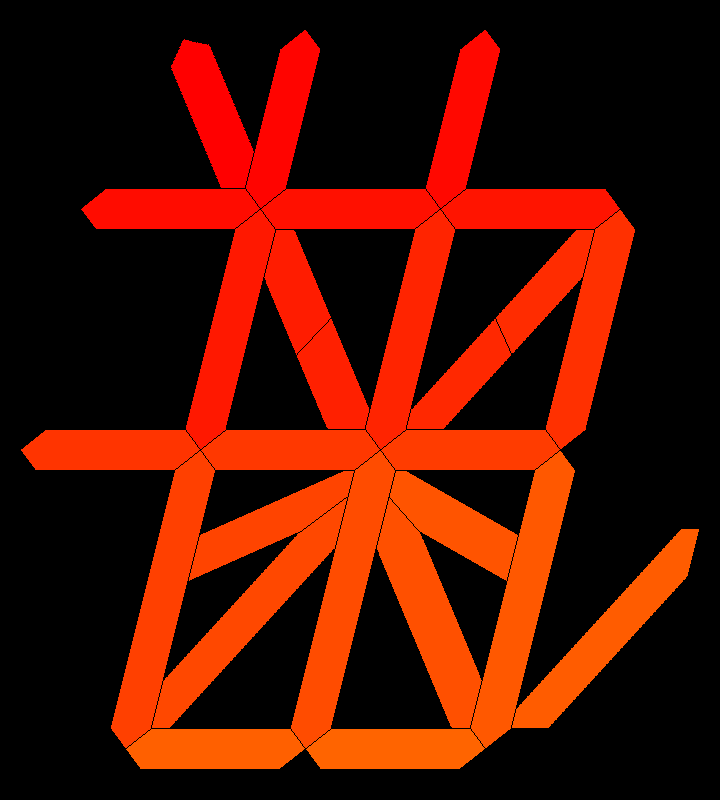
#> input picture template.png, 720 x 800 px
$ python makechars.py
#> lines starting #> are read from the running program, lines starting #| are printed output that depends on the picture
from PIL import Image
import sys
import os

output_folder = "output"

if not os.path.exists(output_folder):
    os.mkdir(output_folder)

data = {}
# In order to show which segment is which:
#data["01"] =       	[1, 0, 0, 0, 0, 0, 0, 0, 0, 0, 0, 0, 0, 0, 0, 0, 0, 0, 0, 0, 0, 0, 0, 0, 0, 0]
#data["02"] =       	[0, 1, 0, 0, 0, 0, 0, 0, 0, 0, 0, 0, 0, 0, 0, 0, 0, 0, 0, 0, 0, 0, 0, 0, 0, 0]
#data["03"] =       	[0, 0, 1, 0, 0, 0, 0, 0, 0, 0, 0, 0, 0, 0, 0, 0, 0, 0, 0, 0, 0, 0, 0, 0, 0, 0]
#data["04"] =       	[0, 0, 0, 1, 0, 0, 0, 0, 0, 0, 0, 0, 0, 0, 0, 0, 0, 0, 0, 0, 0, 0, 0, 0, 0, 0]
#data["05"] =       	[0, 0, 0, 0, 1, 0, 0, 0, 0, 0, 0, 0, 0, 0, 0, 0, 0, 0, 0, 0, 0, 0, 0, 0, 0, 0]
#data["06"] =       	[0, 0, 0, 0, 0, 1, 0, 0, 0, 0, 0, 0, 0, 0, 0, 0, 0, 0, 0, 0, 0, 0, 0, 0, 0, 0]
#data["07"] =       	[0, 0, 0, 0, 0, 0, 1, 0, 0, 0, 0, 0, 0, 0, 0, 0, 0, 0, 0, 0, 0, 0, 0, 0, 0, 0]
#data["08"] =       	[0, 0, 0, 0, 0, 0, 0, 1, 0, 0, 0, 0, 0, 0, 0, 0, 0, 0, 0, 0, 0, 0, 0, 0, 0, 0]
#data["09"] =       	[0, 0, 0, 0, 0, 0, 0, 0, 1, 0, 0, 0, 0, 0, 0, 0, 0, 0, 0, 0, 0, 0, 0, 0, 0, 0]
#data["10"] =       	[0, 0, 0, 0, 0, 0, 0, 0, 0, 1, 0, 0, 0, 0, 0, 0, 0, 0, 0, 0, 0, 0, 0, 0, 0, 0]
#data["11"] =       	[0, 0, 0, 0, 0, 0, 0, 0, 0, 0, 1, 0, 0, 0, 0, 0, 0, 0, 0, 0, 0, 0, 0, 0, 0, 0]
#data["12"] =       	[0, 0, 0, 0, 0, 0, 0, 0, 0, 0, 0, 1, 0, 0, 0, 0, 0, 0, 0, 0, 0, 0, 0, 0, 0, 0]
#data["13"] =       	[0, 0, 0, 0, 0, 0, 0, 0, 0, 0, 0, 0, 1, 0, 0, 0, 0, 0, 0, 0, 0, 0, 0, 0, 0, 0]
#data["14"] =       	[0, 0, 0, 0, 0, 0, 0, 0, 0, 0, 0, 0, 0, 1, 0, 0, 0, 0, 0, 0, 0, 0, 0, 0, 0, 0]
#data["15"] =       	[0, 0, 0, 0, 0, 0, 0, 0, 0, 0, 0, 0, 0, 0, 1, 0, 0, 0, 0, 0, 0, 0, 0, 0, 0, 0]
#data["16"] =       	[0, 0, 0, 0, 0, 0, 0, 0, 0, 0, 0, 0, 0, 0, 0, 1, 0, 0, 0, 0, 0, 0, 0, 0, 0, 0]
#data["17"] =       	[0, 0, 0, 0, 0, 0, 0, 0, 0, 0, 0, 0, 0, 0, 0, 0, 1, 0, 0, 0, 0, 0, 0, 0, 0, 0]
#data["18"] =       	[0, 0, 0, 0, 0, 0, 0, 0, 0, 0, 0, 0, 0, 0, 0, 0, 0, 1, 0, 0, 0, 0, 0, 0, 0, 0]
#data["19"] =       	[0, 0, 0, 0, 0, 0, 0, 0, 0, 0, 0, 0, 0, 0, 0, 0, 0, 0, 1, 0, 0, 0, 0, 0, 0, 0]
#data["20"] =       	[0, 0, 0, 0, 0, 0, 0, 0, 0, 0, 0, 0, 0, 0, 0, 0, 0, 0, 0, 1, 0, 0, 0, 0, 0, 0]
#data["21"] =       	[0, 0, 0, 0, 0, 0, 0, 0, 0, 0, 0, 0, 0, 0, 0, 0, 0, 0, 0, 0, 1, 0, 0, 0, 0, 0]
#data["22"] =       	[0, 0, 0, 0, 0, 0, 0, 0, 0, 0, 0, 0, 0, 0, 0, 0, 0, 0, 0, 0, 0, 1, 0, 0, 0, 0]
#data["23"] =       	[0, 0, 0, 0, 0, 0, 0, 0, 0, 0, 0, 0, 0, 0, 0, 0, 0, 0, 0, 0, 0, 0, 1, 0, 0, 0]
#data["24"] =       	[0, 0, 0, 0, 0, 0, 0, 0, 0, 0, 0, 0, 0, 0, 0, 0, 0, 0, 0, 0, 0, 0, 0, 1, 0, 0]
#data["25"] =       	[0, 0, 0, 0, 0, 0, 0, 0, 0, 0, 0, 0, 0, 0, 0, 0, 0, 0, 0, 0, 0, 0, 0, 0, 1, 0]
#data["26"] =       	[0, 0, 0, 0, 0, 0, 0, 0, 0, 0, 0, 0, 0, 0, 0, 0, 0, 0, 0, 0, 0, 0, 0, 0, 0, 1]
data["a"] =     	[0, 0, 0, 0, 1, 1, 0, 0, 0, 0, 1, 1, 0, 0, 0, 0, 0, 0, 0, 1, 0, 0, 0, 0, 0, 0]
data["i"] =     	[0, 0, 0, 0, 0, 0, 0, 0, 0, 0, 1, 1, 0, 0, 0, 0, 0, 1, 0, 1, 0, 0, 0, 0, 0, 0]
data["u"] =     	[0, 0, 1, 0, 1, 1, 1, 0, 0, 0, 0, 0, 1, 0, 0, 0, 0, 0, 0, 0, 0, 0, 1, 0, 0, 0]
data["e"] =     	[0, 0, 0, 0, 1, 1, 0, 0, 0, 1, 0, 0, 0, 0, 0, 0, 0, 0, 0, 1, 0, 0, 0, 0, 1, 1]
data["o"] =     	[0, 0, 1, 0, 1, 1, 0, 0, 0, 1, 0, 0, 0, 0, 0, 0, 0, 1, 0, 1, 0, 0, 0, 0, 0, 0]
data["ka"] =       	[0, 1, 0, 1, 1, 1, 1, 0, 0, 0, 0, 0, 1, 0, 0, 0, 1, 0, 0, 0, 0, 0, 1, 0, 0, 0]
data["ki"] =       	[1, 0, 0, 1, 1, 0, 0, 1, 1, 0, 0, 0, 0, 0, 1, 1, 0, 0, 0, 0, 1, 0, 0, 0, 0, 0]
data["ku"] =       	[0, 1, 0, 0, 1, 1, 1, 0, 0, 0, 0, 0, 1, 0, 0, 0, 0, 0, 0, 0, 0, 0, 1, 0, 0, 0]
data["ke"] =       	[0, 1, 0, 0, 1, 1, 1, 0, 0, 1, 0, 0, 0, 0, 0, 0, 0, 0, 0, 1, 0, 0, 0, 0, 0, 0]
data["ko"] =       	[0, 0, 0, 0, 1, 1, 0, 0, 0, 0, 0, 0, 1, 0, 0, 0, 0, 0, 0, 0, 0, 0, 1, 0, 1, 1]
data["sa"] =       	[0, 1, 1, 1, 1, 1, 1, 0, 0, 1, 0, 0, 0, 0, 0, 0, 0, 0, 0, 1, 0, 0, 0, 0, 0, 0]
data["si"] =       	[0, 0, 0, 1, 0, 0, 0, 0, 0, 0, 1, 1, 0, 1, 0, 0, 0, 0, 1, 0, 0, 0, 0, 0, 0, 0]
data["su"] =       	[0, 0, 0, 0, 1, 1, 0, 0, 0, 0, 1, 1, 0, 0, 0, 0, 0, 0, 1, 0, 1, 0, 0, 0, 0, 0]
data["se"] =       	[0, 1, 0, 1, 1, 1, 1, 0, 0, 0, 0, 1, 0, 0, 0, 0, 1, 0, 0, 0, 0, 0, 0, 0, 1, 1]
data["so"] =       	[0, 0, 0, 0, 0, 0, 0, 1, 1, 0, 0, 0, 1, 0, 0, 0, 0, 0, 0, 0, 0, 0, 1, 0, 0, 0]
data["ta"] =       	[0, 1, 0, 0, 1, 1, 1, 0, 0, 0, 0, 0, 1, 0, 0, 1, 0, 0, 0, 0, 0, 0, 1, 0, 0, 0]
data["ti"] =       	[0, 0, 0, 0, 1, 1, 0, 0, 0, 1, 0, 0, 0, 0, 1, 1, 0, 0, 0, 1, 0, 0, 0, 0, 1, 0]
data["tu"] =       	[0, 0, 0, 0, 0, 0, 1, 0, 0, 1, 0, 0, 1, 0, 0, 0, 0, 0, 0, 0, 0, 0, 1, 0, 0, 0]
data["te"] =       	[0, 0, 0, 0, 1, 1, 0, 0, 0, 0, 0, 0, 0, 0, 1, 1, 0, 0, 0, 1, 0, 0, 0, 0, 1, 0]
#               	 \  |  |: -  -  -: |  `  .  |  ,  ´  |: -  -  -: |  -  /  |  \  -  |  /: -  -
data["to"] =       	[0, 0, 0, 0, 0, 0, 0, 0, 0, 1, 0, 0, 0, 0, 0, 0, 0, 0, 0, 1, 0, 1, 0, 0, 0, 0]
data["na"] =       	[0, 0, 1, 0, 1, 1, 0, 0, 0, 1, 0, 0, 0, 0, 0, 0, 0, 0, 0, 1, 0, 0, 0, 0, 1, 0]
data["ni"] =       	[0, 0, 0, 0, 1, 1, 0, 0, 0, 0, 0, 0, 0, 0, 0, 0, 0, 0, 0, 0, 0, 0, 0, 0, 1, 1]
data["nu"] =       	[0, 0, 0, 0, 1, 1, 0, 0, 1, 0, 1, 1, 0, 0, 0, 0, 0, 0, 1, 0, 0, 1, 0, 0, 0, 0]
data["ne"] =       	[0, 0, 1, 0, 1, 1, 0, 0, 0, 0, 1, 1, 0, 0, 0, 0, 0, 1, 0, 1, 0, 1, 0, 0, 0, 0]
data["no"] =       	[0, 0, 0, 0, 0, 0, 0, 0, 0, 1, 0, 0, 0, 0, 0, 0, 0, 0, 1, 0, 0, 0, 0, 0, 0, 0]
data["ha"] =       	[0, 0, 0, 0, 0, 0, 1, 0, 0, 0, 0, 0, 0, 0, 0, 0, 1, 0, 0, 0, 1, 0, 0, 0, 0, 0]
data["hi"] =       	[0, 0, 0, 0, 0, 0, 1, 0, 0, 0, 0, 0, 0, 0, 1, 1, 1, 0, 0, 0, 0, 0, 0, 0, 1, 1]
data["hu"] =       	[0, 0, 0, 0, 1, 1, 0, 0, 0, 0, 1, 1, 0, 0, 0, 0, 0, 0, 1, 0, 0, 0, 0, 0, 0, 0]
data["he"] =       	[0, 0, 0, 1, 0, 0, 0, 1, 1, 0, 0, 0, 0, 0, 0, 0, 0, 0, 0, 0, 1, 0, 0, 0, 0, 0]
data["ho"] =       	[0, 0, 1, 0, 1, 1, 0, 0, 0, 1, 0, 0, 0, 0, 0, 0, 1, 0, 0, 1, 0, 0, 1, 0, 0, 0]
data["ma"] =       	[0, 0, 0, 0, 1, 1, 0, 0, 1, 0, 1, 1, 0, 0, 0, 0, 0, 0, 0, 0, 1, 0, 0, 0, 0, 0]
data["mi"] =       	[0, 0, 0, 0, 1, 1, 0, 0, 0, 0, 0, 0, 0, 0, 1, 1, 0, 0, 0, 0, 0, 0, 0, 0, 1, 1]
data["mu"] =       	[0, 0, 0, 0, 0, 0, 1, 0, 0, 0, 0, 0, 0, 0, 0, 0, 1, 0, 0, 0, 1, 0, 0, 0, 1, 1]
data["me"] =       	[0, 0, 0, 0, 0, 0, 0, 0, 1, 0, 1, 1, 0, 0, 0, 0, 0, 0, 1, 0, 0, 1, 0, 0, 0, 0]
data["mo"] =       	[0, 0, 0, 0, 1, 1, 0, 0, 0, 1, 0, 0, 0, 0, 1, 1, 0, 0, 0, 1, 0, 0, 0, 0, 0, 1]
data["ya"] =       	[1, 0, 0, 1, 1, 1, 0, 1, 1, 0, 0, 1, 0, 0, 0, 0, 0, 0, 0, 0, 1, 0, 0, 0, 0, 0]
data["yu"] =       	[0, 0, 0, 0, 1, 0, 0, 0, 0, 1, 0, 0, 0, 0, 0, 0, 0, 0, 0, 1, 0, 0, 0, 0, 1, 1]
data["yo"] =       	[0, 0, 0, 0, 1, 1, 0, 0, 0, 0, 0, 0, 1, 0, 1, 1, 0, 0, 0, 0, 0, 0, 1, 0, 1, 1]
data["ra"] =       	[0, 0, 0, 0, 1, 1, 0, 0, 0, 0, 0, 0, 0, 0, 1, 1, 0, 0, 0, 0, 0, 0, 1, 0, 1, 1]
data["ri"] =       	[0, 0, 0, 0, 0, 0, 1, 0, 0, 0, 0, 0, 1, 0, 0, 0, 0, 0, 0, 0, 0, 0, 1, 0, 1, 1]
data["ru"] =       	[0, 0, 0, 0, 0, 0, 0, 0, 0, 1, 0, 0, 1, 0, 0, 0, 0, 0, 1, 0, 0, 0, 1, 1, 0, 0]
data["re"] =       	[0, 0, 0, 0, 0, 0, 1, 0, 0, 0, 1, 0, 0, 0, 0, 0, 1, 0, 1, 0, 0, 0, 0, 0, 0, 0]
data["ro"] =       	[0, 0, 0, 0, 1, 1, 1, 0, 0, 0, 0, 0, 1, 0, 0, 0, 1, 0, 0, 0, 0, 0, 1, 0, 1, 1]
data["wa"] =       	[0, 0, 0, 0, 1, 1, 1, 0, 0, 0, 0, 0, 1, 0, 0, 0, 0, 0, 0, 0, 0, 0, 1, 0, 0, 0]
data["wi"] =       	[0, 0, 1, 0, 1, 1, 1, 0, 0, 1, 0, 0, 0, 1, 1, 1, 0, 0, 0, 1, 0, 0, 0, 0, 0, 0]
data["we"] =       	[0, 0, 0, 0, 1, 1, 0, 0, 0, 0, 0, 1, 0, 0, 0, 0, 0, 0, 0, 1, 0, 0, 0, 0, 1, 1]
data["wo"] =       	[0, 0, 0, 0, 1, 1, 0, 0, 0, 0, 1, 1, 0, 0, 1, 0, 0, 0, 1, 0, 0, 0, 0, 0, 0, 0]
data["n"] =        	[0, 0, 0, 1, 0, 0, 0, 0, 0, 0, 1, 1, 0, 0, 0, 0, 0, 0, 1, 0, 0, 0, 0, 0, 0, 0]
data["chouon"] =   	[0, 0, 0, 0, 0, 0, 0, 0, 0, 0, 0, 0, 0, 0, 1, 1, 0, 0, 0, 0, 0, 0, 0, 0, 0, 0]
data["dakuten"] =  	[0, 0, 0, 0, 0, 0, 1, 0, 0, 1, 0, 0, 0, 0, 0, 0, 0, 0, 0, 0, 0, 0, 0, 0, 0, 0]
data["handakuten"]=	[0, 0, 0, 0, 1, 0, 1, 0, 0, 1, 0, 0, 0, 0, 1, 0, 0, 0, 0, 0, 0, 0, 0, 0, 0, 0]
data["vim"] =   	[0, 0, 0, 0, 0, 0, 0, 0, 1, 0, 0, 0, 0, 0, 0, 0, 0, 0, 0, 0, 1, 0, 0, 0, 0, 0]
data["nip"] =      	[0, 0, 0, 0, 1, 1, 1, 0, 0, 0, 0, 0, 1, 0, 1, 1, 1, 0, 0, 0, 0, 0, 1, 0, 1, 1]
data["pon"] =      	[0, 0, 1, 0, 1, 1, 0, 0, 0, 1, 0, 0, 0, 0, 0, 0, 0, 1, 0, 1, 0, 1, 0, 0, 0, 0]
data["comma"] =    	[0, 0, 0, 0, 0, 0, 0, 0, 0, 0, 0, 0, 0, 0, 0, 0, 0, 0, 0, 0, 1, 0, 0, 0, 0, 0]
data["dot"] =      	[0, 0, 0, 0, 0, 0, 0, 0, 0, 0, 0, 0, 0, 0, 0, 1, 0, 0, 0, 1, 0, 0, 1, 0, 0, 1]
data["middot"] =   	[0, 0, 0, 0, 0, 0, 0, 0, 0, 0, 0, 0, 0, 0, 1, 0, 0, 0, 0, 0, 0, 0, 0, 0, 0, 0]
data["yen"] =      	[0, 0, 0, 0, 0, 0, 0, 1, 1, 0, 1, 1, 0, 0, 1, 1, 0, 0, 0, 1, 0, 0, 0, 0, 0, 0]
data["lt"] =    	[0, 0, 0, 0, 0, 1, 0, 0, 0, 1, 0, 0, 0, 0, 0, 0, 0, 0, 0, 1, 0, 0, 0, 0, 0, 1]
data["rt"] =    	[0, 0, 0, 0, 1, 0, 0, 0, 0, 1, 0, 0, 0, 0, 0, 0, 0, 0, 0, 1, 0, 0, 0, 0, 1, 0]
data["neko"] =    	[0, 0, 0, 0, 0, 0, 1, 1, 1, 0, 1, 1, 1, 0, 1, 1, 1, 0, 0, 0, 0, 0, 1, 1, 1, 1]
data["0"] =     	[0, 0, 0, 0, 0, 1, 0, 0, 0, 1, 0, 0, 1, 0, 0, 0, 0, 0, 0, 1, 0, 0, 1, 0, 0, 1]
data["1"] =     	[0, 0, 0, 0, 0, 0, 0, 0, 0, 0, 0, 1, 1, 0, 0, 0, 0, 0, 0, 0, 0, 0, 1, 0, 0, 0]
data["2"] =     	[0, 0, 0, 0, 0, 1, 0, 0, 0, 0, 0, 0, 1, 0, 0, 1, 0, 0, 0, 1, 0, 0, 0, 0, 0, 1]
#               	 \  |  |: -  -  -: |  `  .  |  ,  ´  |: -  -  -: |  -  /  |  \  -  |  /: -  -
data["3"] =     	[0, 0, 0, 0, 0, 1, 0, 0, 0, 0, 0, 0, 1, 0, 0, 1, 0, 0, 0, 0, 0, 0, 1, 0, 0, 1]
data["4"] =     	[0, 0, 0, 0, 0, 0, 0, 0, 0, 1, 0, 0, 1, 0, 0, 1, 0, 0, 0, 0, 0, 0, 1, 0, 0, 0]
data["5"] =     	[0, 0, 0, 0, 0, 1, 0, 0, 0, 1, 0, 0, 0, 0, 0, 1, 0, 0, 0, 0, 0, 0, 1, 0, 0, 1]
data["6"] =     	[0, 0, 0, 0, 0, 1, 0, 0, 0, 1, 0, 0, 0, 0, 0, 1, 0, 0, 0, 1, 0, 0, 1, 0, 0, 1]
data["7"] =     	[0, 0, 0, 0, 0, 1, 0, 0, 0, 1, 0, 0, 1, 0, 0, 0, 0, 0, 0, 0, 0, 0, 1, 0, 0, 0]
data["8"] =     	[0, 0, 0, 0, 0, 1, 0, 0, 0, 1, 0, 0, 1, 0, 0, 1, 0, 0, 0, 1, 0, 0, 1, 0, 0, 1]
data["9"] =     	[0, 0, 0, 0, 0, 1, 0, 0, 0, 1, 0, 0, 1, 0, 0, 1, 0, 0, 0, 0, 0, 0, 1, 0, 0, 1]

alwaystogether = {}

stats = []
for i in range(1, 1 + 26):
    stats.append(0)
    for j in range(1, 1 + 26):
        if i != j:
            alwaystogether[(i, j)] = 1
src = Image.open("template.png")
#> src is the input picture: PIL image 720x800 P; mean R, G, B 83.2, 17.4, 0
for name, bitmap in data.items():
    if len(sys.argv) > 1 and name != sys.argv[1]:
        continue
    if len(set(bitmap)) == 1:
        continue
    pal = [0, 0, 0]
    for i in range(len(bitmap)):
        for j in range(len(bitmap)):
            if bitmap[i] != bitmap[j]:
                alwaystogether[(i + 1, j + 1)] = 0
                alwaystogether[(j + 1, i + 1)] = 0
        if bitmap[i]:
            stats[i] += 1
            pal.append(0)
            pal.append(255)
            pal.append(0)
        else:
            pal.append(17)
            pal.append(17)
            pal.append(17)
    src.putpalette(pal)
    src.save("%s/%s.png" % (output_folder, name,))
#> this loop made 71 passes
#> pass 1, `src.save("%s/%s.png" % (output_folder, name,))`:
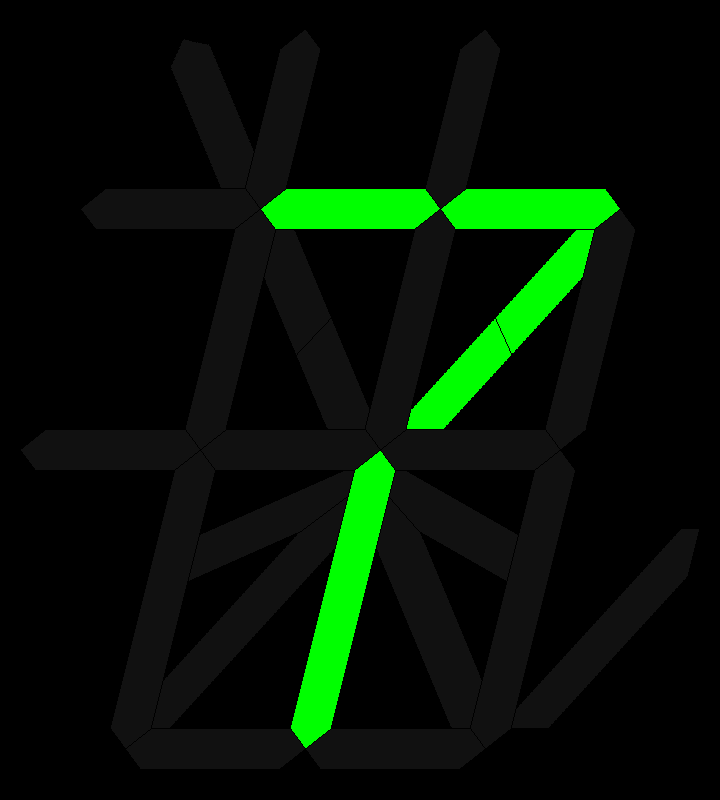
#> saved as a.png: PIL image 720x800 P; mean R, G, B 4.6, 19.1, 4.6
#> pass 2, `src.save("%s/%s.png" % (output_folder, name,))`:
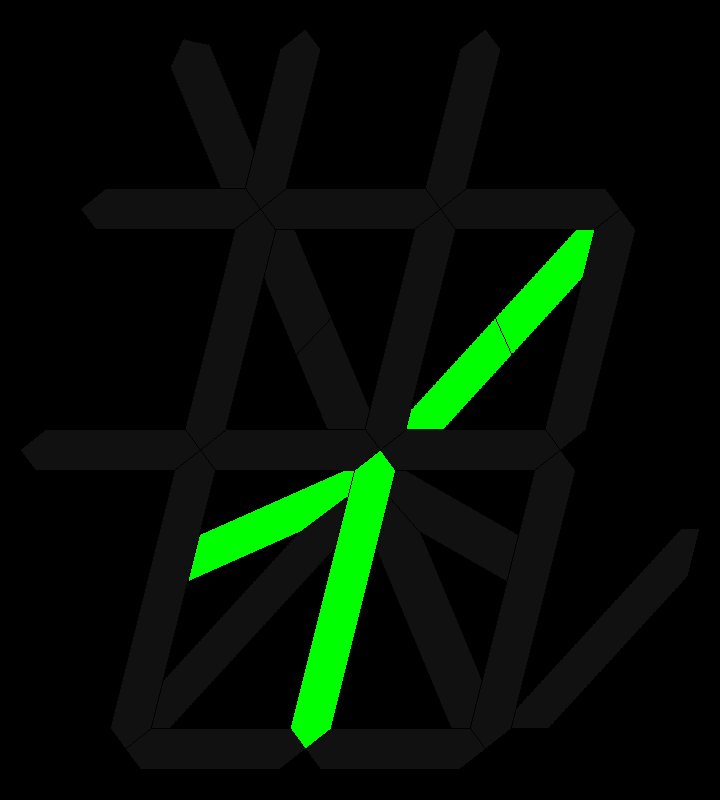
#> saved as i.png: PIL image 720x800 P; mean R, G, B 4.8, 16.3, 4.8
#> after the loop:
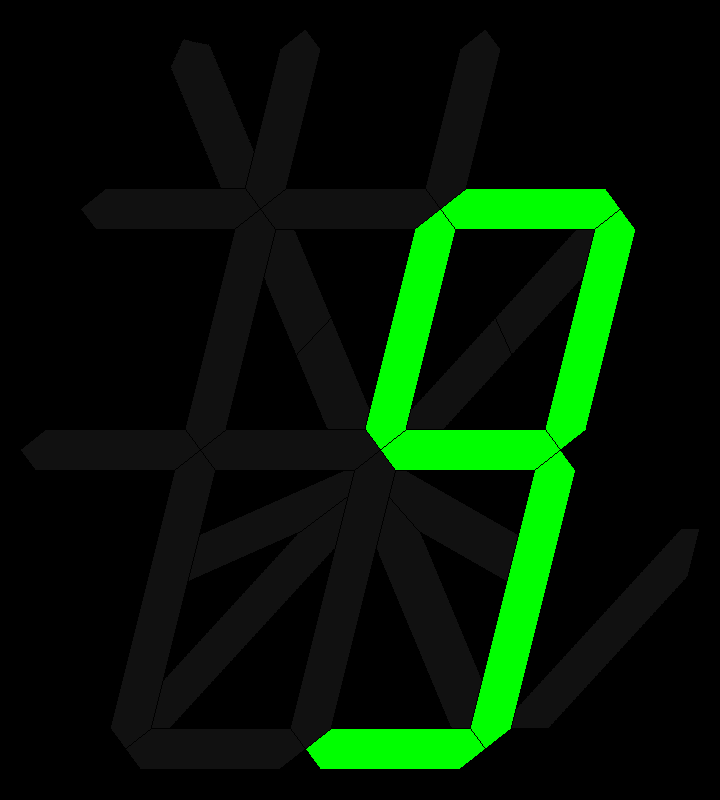
#> src: PIL image 720x800 P; mean R, G, B 4.1, 25.3, 4.1
#> after the loop, alwaystogether = 650 items; stats = 26 values, max 42 at index 5, min 2 at index 0, mean 15.12
print("".join(["%02d " % (x,) for x in stats]))
#| 02 06 08 08 37 42 20 06 10 26 14 17 22 02 16 22 10 04 10 25 09 05 26 02 19 25
print("".join(["%02d " % (x,) for x in list(range(1, 1 + 26))]))
if len(sys.argv) == 1:
    for k, v in alwaystogether.items():
        if v:
            print(k)
#> this loop made 650 passes
#> k on passes 1 to 3: (1, 2), (1, 3), (1, 4)
